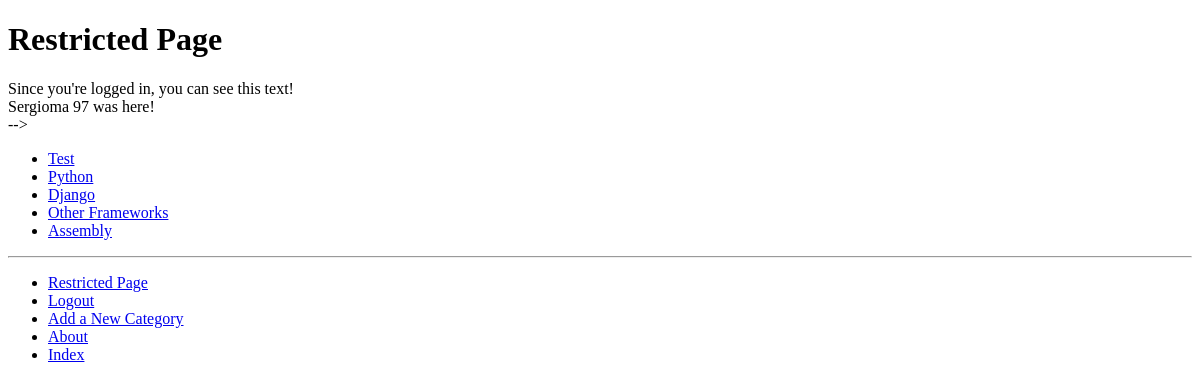
Before: /rango/restricted/ (signed in) with the older database file.
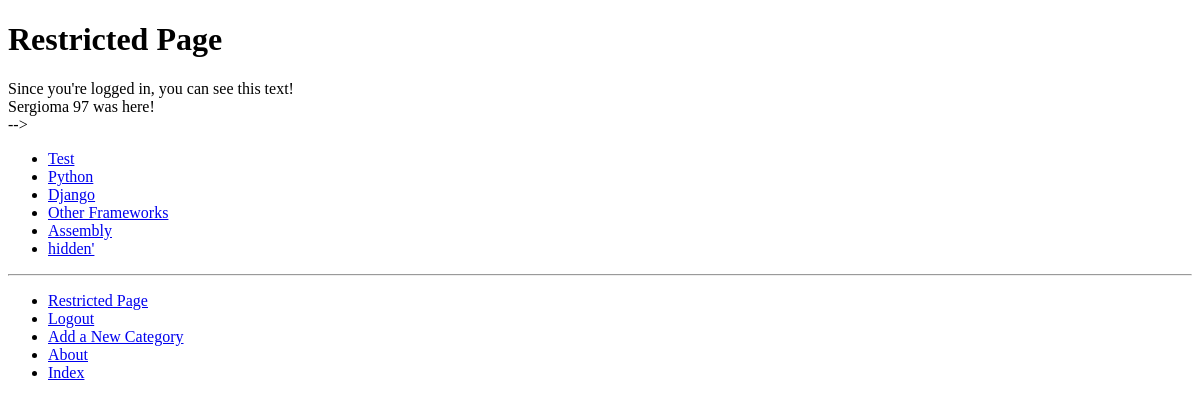
After: the same page with the newer database file.
### rango/models.py (models this page shows, shortened)
class Category(models.Model):
    NAME_MAX_LENGTH = 128
    name = models.CharField(max_length=NAME_MAX_LENGTH, unique=True)
    views = models.IntegerField(default=0)
    likes = models.IntegerField(default=0)
    slug = models.SlugField(unique=True)
    class Meta:
        verbose_name_plural = 'Categories'

### rango/views.py (the view)
# urls.py: path('restricted/', views.restricted, name='restricted'),
@login_required
def restricted(request):
    return render(request, 'rango/restricted.html')

### rango/templatetags/rango_template_tags.py (called while the page is built)
@register.inclusion_tag('rango/categories.html')
def get_category_list(current_category=None):
    return {'categories': Category.objects.all(),
            'current_category': current_category}

### templates/rango/restricted.html (shortened to what this page needs)
{% extends 'rango/base.html' %}
{% load staticfiles %}
{% block body_block %}
<h1>Restricted Page</h1>
Since you're logged in, you can see this text!<br />
Sergioma 97 was here!
{% endblock %}

### templates/rango/categories.html
<ul>
{% if categories %}
    {% for c in categories %}
        {% if c == current_category %}
        <li><strong><a href="{% url 'rango:show_category' c.slug %}">{{ c.name }}</a></strong></li>
        {% else %}
        <li><a href="{% url 'rango:show_category' c.slug %}">{{ c.name }}</a></li>
        {% endif %}
    {% endfor %}
{% else %}
    <li><strong>There are no categories present.</strong></li>
{% endif %}
</ul>

Changed rows visible on the page:
added Category: name "hidden'"
